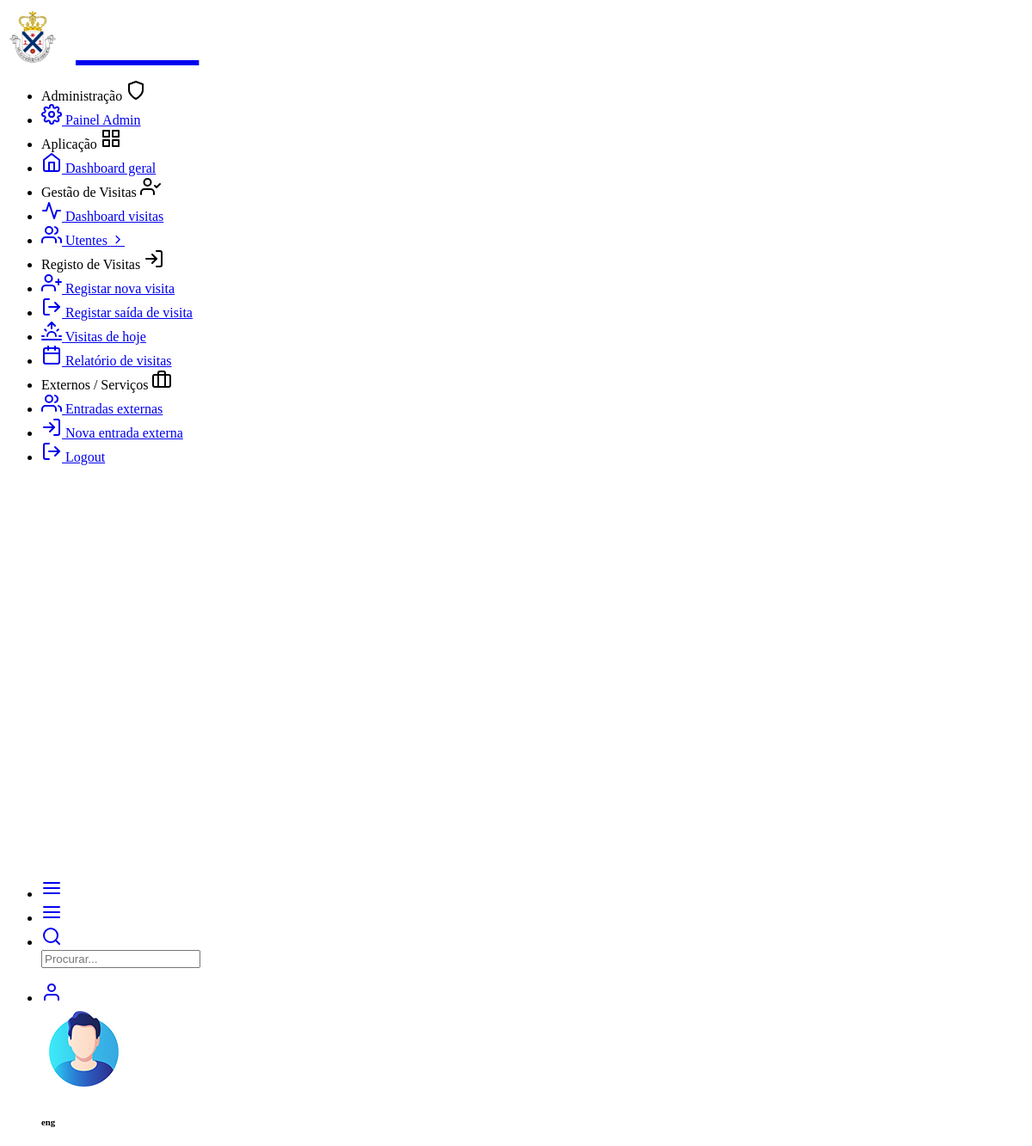
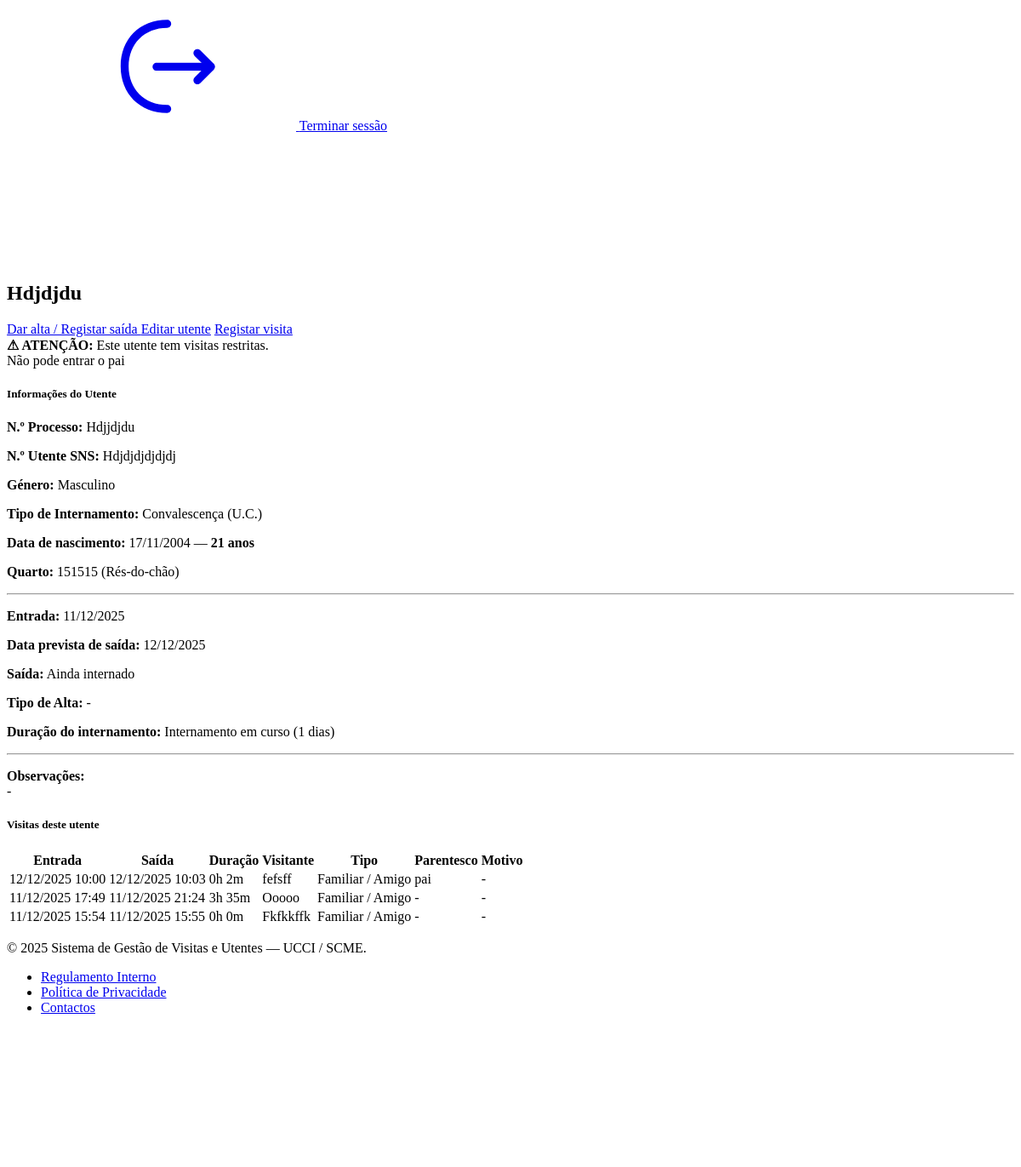
/visitas/utentes/7/ (signed in), run on the app's committed database (2 pictures, top to bottom).
### visitas/models.py (models this page shows, shortened)
class Utente(models.Model):
    nome = models.CharField("Nome completo", max_length=200)
    data_nascimento = models.DateField("Data de nascimento", blank=True, null=True)
    numero_processo = models.CharField("N.º processo", max_length=50, unique=True)
    numero_utente_sns = models.CharField(
        "N.º Utente SNS", max_length=20, blank=True, null=True
    )
    genero = models.CharField(
        "Género", max_length=1, choices=Genero.choices, blank=True, null=True
    )
    tipo_internamento = models.CharField(
        "Tipo de internamento",
        max_length=15,
        choices=TipoInternamento.choices,
        blank=True,
        null=True,
    )
    quarto = models.ForeignKey(
        Quarto,
        on_delete=models.SET_NULL,
        blank=True,
        null=True,
        related_name="utentes",
        verbose_name="Quarto",
    )
    data_entrada = models.DateField("Data de entrada")
    data_prevista_saida = models.DateField("Data prevista de saída", blank=True, null=True)
    data_saida = models.DateField("Data de saída", blank=True, null=True)
    tipo_alta = models.CharField(
        "Tipo de alta",
        max_length=20,
        choices=TipoAlta.choices,
        blank=True,
        null=True,
    )
    transferido_para = models.CharField(
        "Transferido para",
        max_length=200,
        blank=True,
        null=True,
        help_text="Indicar local/unidade para onde foi transferido.",
    )
    observacoes = models.TextField("Observações", blank=True, null=True)
    visitas_restritas = models.BooleanField("Visitas restritas", default=False)
    alerta_visitas = models.TextField("Alerta para visitas", blank=True, null=True)
    registado_entrada_por = models.ForeignKey(
        User,
        on_delete=models.SET_NULL,
        blank=True,
        null=True,
        related_name="utentes_registados_entrada",
    )
    registado_saida_por = models.ForeignKey(
        User,
        on_delete=models.SET_NULL,
        blank=True,
        null=True,
        related_name="utentes_registados_saida",
    )
    criado_em = models.DateTimeField(auto_now_add=True)
    atualizado_em = models.DateTimeField(auto_now=True)
    class Meta:
        verbose_name = "Utente"
        verbose_name_plural = "Utentes"
        ordering = ["nome"]
    @property
    def ativo(self):
        return self.data_saida is None
    @property
    def idade(self):
        if not self.data_nascimento:
            return None
        hoje = date.today()
        return hoje.year - self.data_nascimento.year - (
            (hoje.month, hoje.day) < (self.data_nascimento.month, self.data_nascimento.day)
        )
    @property
    def duracao_internamento(self):
        if not self.data_entrada:
            return None
        fim = self.data_saida or date.today()
        return (fim - self.data_entrada).days

class Quarto(models.Model):
    codigo = models.CharField("Código do quarto", max_length=10)
    piso = models.CharField("Piso", max_length=2, choices=Piso.choices)
    descricao = models.CharField("Descrição", max_length=100, blank=True, null=True)
    class Meta:
        verbose_name = "Quarto"
        verbose_name_plural = "Quartos"
        ordering = ["piso", "codigo"]
        unique_together = ("codigo", "piso")
    def __str__(self):
        return f"{self.codigo} ({self.get_piso_display()})"

class Visita(models.Model):
    utente = models.ForeignKey(
        Utente,
        on_delete=models.CASCADE,
        related_name="visitas",
    )
    tipo_visitante = models.CharField(
        "Tipo de visitante",
        max_length=4,
        choices=TipoVisitante.choices,
        default=TipoVisitante.FAMILIAR,
    )
    nome_visitante = models.CharField("Nome do visitante", max_length=200)
    documento_identificacao = models.CharField(
        "Documento identificação", max_length=100, blank=True, null=True
    )
    telefone = models.CharField("Telefone", max_length=20, blank=True, null=True)
    parentesco = models.CharField("Parentesco", max_length=100, blank=True, null=True)
    data_hora_entrada = models.DateTimeField("Entrada", default=timezone.now)
    data_hora_saida = models.DateTimeField("Saída", blank=True, null=True)
    motivo = models.CharField("Motivo", max_length=200, blank=True, null=True)
    observacoes = models.TextField("Observações", blank=True, null=True)
    registado_por = models.ForeignKey(
        User,
        on_delete=models.SET_NULL,
        blank=True,
        null=True,
        related_name="visitas_registadas",
    )
    criado_em = models.DateTimeField(auto_now_add=True)
    atualizado_em = models.DateTimeField(auto_now=True)
    class Meta:
        ordering = ["-data_hora_entrada"]
    @property
    def em_curso(self):
        return self.data_hora_saida is None
    @property
    def duracao_horas_minutos(self):
        if not self.data_hora_saida:
            return None
        delta = self.data_hora_saida - self.data_hora_entrada
        total = int(delta.total_seconds())
        horas = total // 3600
        minutos = (total % 3600) // 60
        return f"{horas}h {minutos}m"

### visitas/views.py (the view)
# urls.py: path("utentes/<int:pk>/", views.detalhe_utente, name="detalhe_utente"),
@login_required
def detalhe_utente(request, pk):
    utente = get_object_or_404(Utente, pk=pk)
    visitas = utente.visitas.all().order_by("-data_hora_entrada")
    return render(request, "visitas/detalhe_utente.html", {
        "utente": utente,
        "visitas": visitas,
    })

### templates/visitas/detalhe_utente.html (shortened to what this page needs)
{% extends "layouts/base.html" %}
{% block content %}
<div class="pc-container">
  <div class="pc-content">
    <div class="d-flex justify-content-between align-items-center mb-3">
      <h2 class="mb-0">{{ utente.nome }}</h2>
      <div>
        {% if utente.ativo %}
        <a href="{% url 'visitas:saida_utente' utente.pk %}" class="btn btn-danger btn-sm">
          Dar alta / Registar saída
        </a>
        {% endif %}
        <a href="{% url 'visitas:editar_utente' utente.pk %}" class="btn btn-warning btn-sm">Editar utente</a>
        <a href="{% url 'visitas:registar_visita_utente' utente.pk %}" class="btn btn-primary btn-sm">Registar visita</a>
      </div>
    </div>
    {% if utente.visitas_restritas %}
    <div class="alert alert-danger">
      <strong>⚠ ATENÇÃO:</strong> Este utente tem visitas restritas.
      {% if utente.alerta_visitas %}
        <br>{{ utente.alerta_visitas }}
      {% endif %}
    </div>
    {% endif %}
    <div class="card mb-3">
      <div class="card-header">
        <h5 class="mb-0">Informações do Utente</h5>
      </div>
      <div class="card-body">
        <div class="row">
          <div class="col-md-6">
            <p><strong>N.º Processo:</strong> {{ utente.numero_processo }}</p>
            <p><strong>N.º Utente SNS:</strong> {{ utente.numero_utente_sns|default:"-" }}</p>
            <p><strong>Género:</strong> {{ utente.get_genero_display|default:"-" }}</p>
            <p><strong>Tipo de Internamento:</strong> {{ utente.get_tipo_internamento_display|default:"-" }}</p>
          </div>
          <div class="col-md-6">
            <p><strong>Data de nascimento:</strong>
              {% if utente.data_nascimento %}
                {{ utente.data_nascimento|date:"d/m/Y" }}
                {% if utente.idade %}
                  — <strong>{{ utente.idade }} anos</strong>
                {% endif %}
              {% else %}
                -
              {% endif %}
            </p>
            <p><strong>Quarto:</strong> {{ utente.quarto|default:"-" }}</p>
          </div>
        </div>
        <hr>
        <div class="row">
          <div class="col-md-4">
            <p><strong>Entrada:</strong> {{ utente.data_entrada|date:"d/m/Y" }}</p>
          </div>
          <div class="col-md-4">
            <p><strong>Data prevista de saída:</strong>
              {{ utente.data_prevista_saida|date:"d/m/Y"|default:"-" }}
            </p>
          </div>
          <div class="col-md-4">
            <p><strong>Saída:</strong>
              {% if utente.data_saida %}
                {{ utente.data_saida|date:"d/m/Y" }}
              {% else %}
                <span class="text-success fw-bold">Ainda internado</span>
              {% endif %}
            </p>
          </div>
        </div>
        <p><strong>Tipo de Alta:</strong>
        {% if utente.tipo_alta %}
            {{ utente.get_tipo_alta_display }}
        {% else %}
            -
        {% endif %}
        </p>
        <p>
          <strong>Duração do internamento:</strong>
          {% if utente.duracao_internamento %}
            {% if utente.data_saida %}
              {{ utente.duracao_internamento }} dias
            {% else %}
              Internamento em curso ({{ utente.duracao_internamento }} dias)
            {% endif %}
          {% else %}
            -
          {% endif %}
        </p>
        <hr>
        <p><strong>Observações:</strong><br>{{ utente.observacoes|linebreaksbr|default:"-" }}</p>
      </div>
    </div>
    <div class="card">
      <div class="card-header">
        <h5 class="mb-0">Visitas deste utente</h5>
      </div>
      <div class="card-body table-responsive">
        <table class="table table-hover mb-0">
          <thead>
            <tr>
              <th>Entrada</th>
              <th>Saída</th>
              <th>Duração</th>
              <th>Visitante</th>
              <th>Tipo</th>
              <th>Parentesco</th>
              <th>Motivo</th>
              <th></th>
            </tr>
          </thead>
          <tbody>
            {% for v in visitas %}
            <tr>
              <td>{{ v.data_hora_entrada|date:"d/m/Y H:i" }}</td>
              <td>
                {% if v.data_hora_saida %}
                  {{ v.data_hora_saida|date:"d/m/Y H:i" }}
                {% else %}
                  <span class="text-danger">Em curso</span>
                {% endif %}
              </td>
              <td>
                {% if v.duracao_horas_minutos %}
                  {{ v.duracao_horas_minutos }}
                {% else %}
                  -
                {% endif %}
              </td>
              <td>{{ v.nome_visitante }}</td>
              <td>{{ v.get_tipo_visitante_display }}</td>
              <td>{{ v.parentesco|default:"-" }}</td>
              <td>{{ v.motivo|default:"-" }}</td>
              <td class="text-end">
              </td>
            </tr>
            {% empty %}
            <tr>
              <td colspan="8" class="text-center">Sem visitas registadas.</td>
            </tr>
            {% endfor %}
          </tbody>
        </table>
      </div>
    </div>
  </div>
</div>
{% endblock %}

### templates/includes/navigation.html (shortened to what this page needs)
{% load static %}
<header class="pc-header">
  <div class="header-wrapper">
    <div class="me-auto pc-mob-drp">
      <ul class="list-unstyled mb-0 d-flex align-items-center">
        <li class="pc-h-item pc-sidebar-collapse">
          <a href="#" class="pc-head-link ms-0" id="sidebar-hide">
            <i data-feather="menu"></i>
          </a>
        </li>
        <li class="pc-h-item pc-sidebar-popup">
          <a href="#" class="pc-head-link ms-0" id="mobile-collapse">
            <i data-feather="menu"></i>
          </a>
        </li>
        <li class="dropdown pc-h-item">
          <a
            class="pc-head-link dropdown-toggle arrow-none m-0 trig-drp-search"
            data-bs-toggle="dropdown"
            href="#"
            role="button"
            aria-haspopup="false"
            aria-expanded="false"
          >
            <i data-feather="search"></i>
          </a>
          <div class="dropdown-menu pc-h-dropdown drp-search">
            <form class="px-3 py-2">
              <input
                type="search"
                class="form-control border-0 shadow-none"
                placeholder="Procurar..."
              />
            </form>
          </div>
        </li>
      </ul>
    </div>
    <div class="ms-auto">
      <ul class="list-unstyled mb-0 d-flex align-items-center">
        <li class="dropdown pc-h-item header-user-profile">
          <a
            class="pc-head-link dropdown-toggle arrow-none me-0"
            data-bs-toggle="dropdown"
            href="#"
            role="button"
            aria-haspopup="false"
            data-bs-auto-close="outside"
            aria-expanded="false"
          >
            <i data-feather="user"></i>
          </a>
          <div class="dropdown-menu dropdown-user-profile dropdown-menu-end pc-h-dropdown p-0 overflow-hidden">
            <div class="dropdown-header d-flex align-items-center justify-content-between bg-primary">
              <div class="d-flex my-2">
                <div class="flex-shrink-0">
                  <img
                    src="{% static 'assets/images/user/avatar-2.jpg' %}"
                    alt="user-image"
                    class="user-avtar wid-35"
                  />
                </div>
                <div class="flex-grow-1 ms-3">
                  {% if request.user.is_authenticated %}
                    <h6 class="text-white mb-1">
                      {{ request.user.get_full_name|default:request.user.username }}
                    </h6>
                  {% else %}
                    <h6 class="text-white mb-1">Utilizador não autenticado</h6>
                  {% endif %}
                </div>
              </div>
            </div>
            <div class="dropdown-body">
              <div
                class="profile-notification-scroll position-relative"
                style="max-height: calc(100vh - 225px)"
              >
                <div class="d-grid my-2 px-3 pb-3">
                  {% if request.user.is_authenticated %}
                    <a href="{% url 'logout' %}" class="btn btn-primary">
                      <svg class="pc-icon me-2">
                        <use xlink:href="#custom-logout-1-outline"></use>
                      </svg>
                      Terminar sessão
                    </a>
                  {% endif %}
                </div>
              </div>
            </div>
          </div>
        </li>
      </ul>
    </div>
  </div>
</header>

### data on the page
Utente: nome "Hdjdjdu", alerta_visitas "Não pode entrar o pai", numero_processo "Hdjjdjdu", numero_utente_sns "Hdjdjdjdjdjdj", genero "Masculino", tipo_internamento "Convalescença (U.C.)", data_nascimento "17/11/2004", idade "21", quarto "151515 (Rés-do-chão)", data_entrada "11/12/2025", data_prevista_saida "12/12/2025", duracao_internamento "1", observacoes "-"
Visita: data_hora_entrada "12/12/2025 10:00", data_hora_saida "12/12/2025 10:03", duracao_horas_minutos "0h 2m", nome_visitante "fefsff", tipo_visitante "Familiar / Amigo", parentesco "pai", motivo "-"
Visita: data_hora_entrada "11/12/2025 17:49", data_hora_saida "11/12/2025 21:24", duracao_horas_minutos "3h 35m", nome_visitante "Ooooo", tipo_visitante "Familiar / Amigo", parentesco "-", motivo "-"
Visita: data_hora_entrada "11/12/2025 15:54", data_hora_saida "11/12/2025 15:55", duracao_horas_minutos "0h 0m", nome_visitante "Fkfkkffk", tipo_visitante "Familiar / Amigo", parentesco "-", motivo "-"

### other printed values
{{ request.user.get_full_name|default:request.user.username }} "eng"
{{ now|default:"2025" }} "2025"
